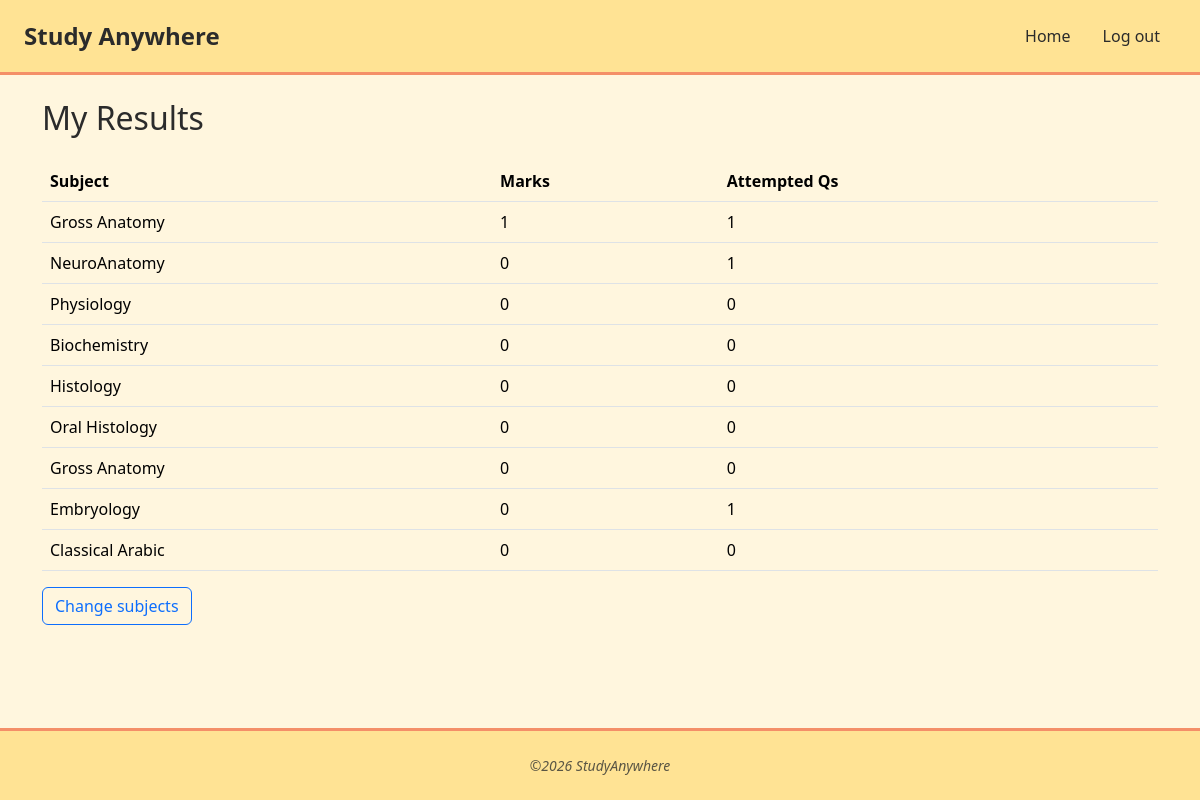
Page /results (signed in) on the committed database.
### main.py (models this page shows)
class Result(db.Model):
    __tablename__ = "results"
    id: Mapped[int] = mapped_column(Integer, primary_key=True)
    user_id: Mapped[int] = mapped_column(Integer, db.ForeignKey("users.id"))
    subject_id: Mapped[int] = mapped_column(Integer, db.ForeignKey("subjects.id"))
    marks: Mapped[int] = mapped_column(Integer, default=0)
    attempted_qs: Mapped[int] = mapped_column(Integer, default=0)
    user = relationship("User", back_populates="results")
    subject = relationship("Subject")
    __table_args__ = (db.UniqueConstraint("user_id", "subject_id"),)

class Subject(db.Model):
    __tablename__ = "subjects"
    id: Mapped[int] = mapped_column(Integer, primary_key=True)
    name: Mapped[str] = mapped_column(String(100), unique=True)
    questions = relationship("Questions", back_populates="subject", cascade="all, delete-orphan")

### main.py (the view)
@app.route("/results")
@login_required
def results():
    return render_template("results.html", results=current_user.results)

### main.py (called while the page is built)
@login_manager.user_loader
def load_user(user_id):
    return db.session.get(User, int(user_id))

### templates/results.html
{% extends "base.html" %}
{% block content %}
<h2 class="mb-4">My Results</h2>
{% if results %}
<table class="table">
  <thead>
    <tr><th>Subject</th><th>Marks</th><th>Attempted Qs</th></tr>
  </thead>
  <tbody>
    {% for r in results %}
      <tr>
        <td>{{ r.subject.name }}</td>
        <td>{{ r.marks or 0 }}</td>
        <td>{{ r.attempted_qs or 0 }}</td>
      </tr>
    {% endfor %}
  </tbody>
</table>
{% else %}
  <p>You haven't selected any subjects yet.</p>
{% endif %}
<a href="{{ url_for('subjects') }}" class="btn btn-outline-primary">Change subjects</a>
{% endblock %}

### templates/base.html (shortened to what this page needs)
<!DOCTYPE html>
<html lang="en">
<head>
  {{ bootstrap.load_css() }}
  <link rel="stylesheet" href="https://cdn.jsdelivr.net/npm/bootstrap-icons@1.11.3/font/bootstrap-icons.css">
  <link rel="stylesheet" href="{{ url_for('static', filename='css/theme.css') }}">
</head>
<body class="d-flex flex-column min-vh-100">
  <header class="site-header d-flex flex-wrap justify-content-between align-items-center px-4 py-3">
    <a href="{{ url_for('home') }}" class="brand fs-4">Study Anywhere</a>
    <ul class="nav nav-pills">
      {% if current_user.is_authenticated %}
      <li class="nav-item">
        <a href="{{ url_for('contents') }}"
           class="nav-link {% if request.endpoint == 'home' %}active{% endif %}"
           {% if request.endpoint == 'home' %}aria-current="page"{% endif %}>Home</a>
      </li>
        <li class="nav-item">
          <a href="{{ url_for('logout') }}" class="nav-link">Log out</a>
        </li>
      {% endif %}
    </ul>
  </header>
  <main class="flex-grow-1">
    <div class="container my-4">
      {% block content %}{% endblock %}
    </div>
  </main>
  <footer class="site-footer py-4 mt-4">
    <div class="container px-4 px-lg-5">
      <div class="small text-center text-muted fst-italic">&copy;2026 StudyAnywhere</div>
    </div>
  </footer>
</body>
</html>

### static/css/theme.css (style rules this page uses)
:root { --color-bg: #FFF6DE; --color-highlight: #FFE394; --color-button: #8BDFDD; --color-sharp: #F48F68; --color-sharp-dark: #d9743f; --color-text: #2b2b2b; --bs-body-bg: var(--color-bg); --bs-body-color: var(--color-text); --bs-link-color: var(--color-sharp); --bs-link-hover-color: var(--color-sharp-dark); --bs-primary: var(--color-button); --bs-primary-rgb: 139, 223, 221; }
body { background-color: var(--color-bg); color: var(--color-text); }
.site-header { background-color: var(--color-highlight); border-bottom: 3px solid var(--color-sharp); }
.site-header .brand { color: var(--color-text); font-weight: 700; text-decoration: none; }
.site-header .nav-link { color: var(--color-text); border-radius: 999px; }
.site-footer { background-color: var(--color-highlight); border-top: 3px solid var(--color-sharp); }

### rows in the picture
Result: subject.name "Gross Anatomy", marks "1", attempted_qs "1"
Result: subject.name "NeuroAnatomy", marks "0", attempted_qs "1"
Result: subject.name "Physiology", marks "0", attempted_qs "0"
Result: subject.name "Biochemistry", marks "0", attempted_qs "0"
Result: subject.name "Histology", marks "0", attempted_qs "0"
Result: subject.name "Oral Histology", marks "0", attempted_qs "0"
Result: subject.name "Gross Anatomy", marks "0", attempted_qs "0"
Result: subject.name "Embryology", marks "0", attempted_qs "1"
Result: subject.name "Classical Arabic", marks "0", attempted_qs "0"
